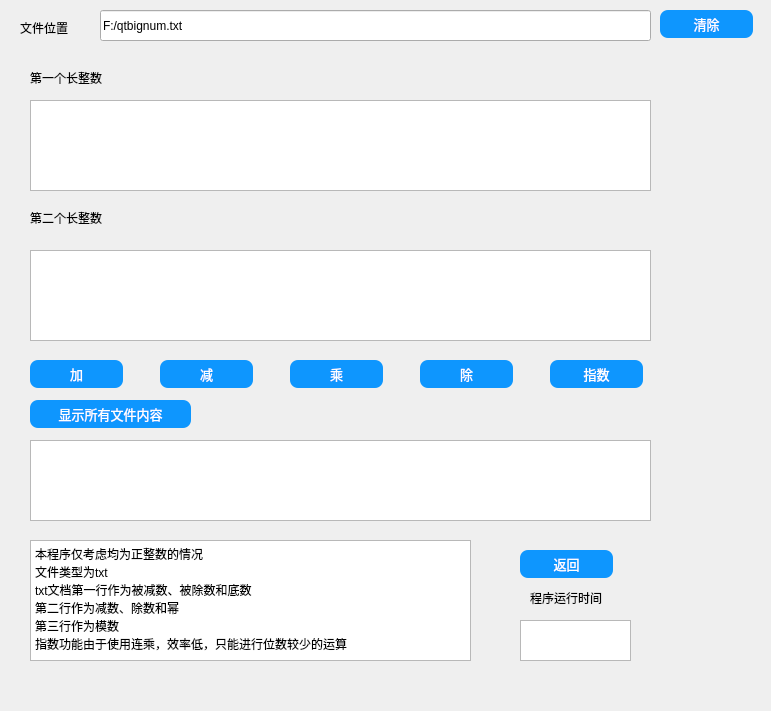
<?xml version="1.0" encoding="UTF-8"?>
<ui version="4.0">
 <class>calculate2</class>
 <widget class="QDialog" name="calculate2">
  <property name="geometry">
   <rect>
    <x>0</x>
    <y>0</y>
    <width>771</width>
    <height>711</height>
   </rect>
  </property>
  <property name="windowTitle">
   <string>Dialog</string>
  </property>
  <widget class="QLabel" name="label">
   <property name="geometry">
    <rect>
     <x>20</x>
     <y>20</y>
     <width>72</width>
     <height>15</height>
    </rect>
   </property>
   <property name="text">
    <string>文件位置</string>
   </property>
  </widget>
  <widget class="QLineEdit" name="lineEdit">
   <property name="geometry">
    <rect>
     <x>100</x>
     <y>10</y>
     <width>551</width>
     <height>31</height>
    </rect>
   </property>
   <property name="text">
    <string>F:/qtbignum.txt</string>
   </property>
  </widget>
  <widget class="QLabel" name="label_2">
   <property name="geometry">
    <rect>
     <x>30</x>
     <y>70</y>
     <width>181</width>
     <height>16</height>
    </rect>
   </property>
   <property name="text">
    <string>第一个长整数</string>
   </property>
  </widget>
  <widget class="QTextBrowser" name="textBrowser">
   <property name="geometry">
    <rect>
     <x>30</x>
     <y>100</y>
     <width>621</width>
     <height>91</height>
    </rect>
   </property>
  </widget>
  <widget class="QLabel" name="label_3">
   <property name="geometry">
    <rect>
     <x>30</x>
     <y>210</y>
     <width>171</width>
     <height>16</height>
    </rect>
   </property>
   <property name="text">
    <string>第二个长整数</string>
   </property>
  </widget>
  <widget class="QTextBrowser" name="textBrowser_2">
   <property name="geometry">
    <rect>
     <x>30</x>
     <y>250</y>
     <width>621</width>
     <height>91</height>
    </rect>
   </property>
  </widget>
  <widget class="QPushButton" name="pushButton">
   <property name="geometry">
    <rect>
     <x>30</x>
     <y>360</y>
     <width>93</width>
     <height>28</height>
    </rect>
   </property>
   <property name="styleSheet">
    <string notr="true">/*按钮普通态*/
QPushButton
{
    /*字体为微软雅黑*/
    font-family:Microsoft Yahei;
    /*字体大小为20点*/
    font-size:10pt;
    /*字体颜色为白色*/    
    color:white;
    /*背景颜色*/  
    background-color:rgb(14 , 150 , 254);
    /*边框圆角半径为8像素*/ 
    border-radius:8px;
}

/*按钮停留态*/
QPushButton:hover
{
    /*背景颜色*/  
    background-color:rgb(44 , 137 , 255);
}

/*按钮按下态*/
QPushButton:pressed
{
    /*背景颜色*/  
    background-color:rgb(14 , 135 , 228);
    /*左内边距为3像素，让按下时字向右移动3像素*/  
    padding-left:3px;
    /*上内边距为3像素，让按下时字向下移动3像素*/  
    padding-top:3px;
}</string>
   </property>
   <property name="text">
    <string>加</string>
   </property>
  </widget>
  <widget class="QPushButton" name="pushButton_2">
   <property name="geometry">
    <rect>
     <x>160</x>
     <y>360</y>
     <width>93</width>
     <height>28</height>
    </rect>
   </property>
   <property name="styleSheet">
    <string notr="true">/*按钮普通态*/
QPushButton
{
    /*字体为微软雅黑*/
    font-family:Microsoft Yahei;
    /*字体大小为20点*/
    font-size:10pt;
    /*字体颜色为白色*/    
    color:white;
    /*背景颜色*/  
    background-color:rgb(14 , 150 , 254);
    /*边框圆角半径为8像素*/ 
    border-radius:8px;
}

/*按钮停留态*/
QPushButton:hover
{
    /*背景颜色*/  
    background-color:rgb(44 , 137 , 255);
}

/*按钮按下态*/
QPushButton:pressed
{
    /*背景颜色*/  
    background-color:rgb(14 , 135 , 228);
    /*左内边距为3像素，让按下时字向右移动3像素*/  
    padding-left:3px;
    /*上内边距为3像素，让按下时字向下移动3像素*/  
    padding-top:3px;
}</string>
   </property>
   <property name="text">
    <string>减</string>
   </property>
  </widget>
  <widget class="QPushButton" name="pushButton_3">
   <property name="geometry">
    <rect>
     <x>290</x>
     <y>360</y>
     <width>93</width>
     <height>28</height>
    </rect>
   </property>
   <property name="styleSheet">
    <string notr="true">/*按钮普通态*/
QPushButton
{
    /*字体为微软雅黑*/
    font-family:Microsoft Yahei;
    /*字体大小为20点*/
    font-size:10pt;
    /*字体颜色为白色*/    
    color:white;
    /*背景颜色*/  
    background-color:rgb(14 , 150 , 254);
    /*边框圆角半径为8像素*/ 
    border-radius:8px;
}

/*按钮停留态*/
QPushButton:hover
{
    /*背景颜色*/  
    background-color:rgb(44 , 137 , 255);
}

/*按钮按下态*/
QPushButton:pressed
{
    /*背景颜色*/  
    background-color:rgb(14 , 135 , 228);
    /*左内边距为3像素，让按下时字向右移动3像素*/  
    padding-left:3px;
    /*上内边距为3像素，让按下时字向下移动3像素*/  
    padding-top:3px;
}</string>
   </property>
   <property name="text">
    <string>乘</string>
   </property>
  </widget>
  <widget class="QPushButton" name="pushButton_4">
   <property name="geometry">
    <rect>
     <x>420</x>
     <y>360</y>
     <width>93</width>
     <height>28</height>
    </rect>
   </property>
   <property name="styleSheet">
    <string notr="true">/*按钮普通态*/
QPushButton
{
    /*字体为微软雅黑*/
    font-family:Microsoft Yahei;
    /*字体大小为20点*/
    font-size:10pt;
    /*字体颜色为白色*/    
    color:white;
    /*背景颜色*/  
    background-color:rgb(14 , 150 , 254);
    /*边框圆角半径为8像素*/ 
    border-radius:8px;
}

/*按钮停留态*/
QPushButton:hover
{
    /*背景颜色*/  
    background-color:rgb(44 , 137 , 255);
}

/*按钮按下态*/
QPushButton:pressed
{
    /*背景颜色*/  
    background-color:rgb(14 , 135 , 228);
    /*左内边距为3像素，让按下时字向右移动3像素*/  
    padding-left:3px;
    /*上内边距为3像素，让按下时字向下移动3像素*/  
    padding-top:3px;
}</string>
   </property>
   <property name="text">
    <string>除</string>
   </property>
  </widget>
  <widget class="QPushButton" name="pushButton_5">
   <property name="geometry">
    <rect>
     <x>550</x>
     <y>360</y>
     <width>93</width>
     <height>28</height>
    </rect>
   </property>
   <property name="styleSheet">
    <string notr="true">/*按钮普通态*/
QPushButton
{
    /*字体为微软雅黑*/
    font-family:Microsoft Yahei;
    /*字体大小为20点*/
    font-size:10pt;
    /*字体颜色为白色*/    
    color:white;
    /*背景颜色*/  
    background-color:rgb(14 , 150 , 254);
    /*边框圆角半径为8像素*/ 
    border-radius:8px;
}

/*按钮停留态*/
QPushButton:hover
{
    /*背景颜色*/  
    background-color:rgb(44 , 137 , 255);
}

/*按钮按下态*/
QPushButton:pressed
{
    /*背景颜色*/  
    background-color:rgb(14 , 135 , 228);
    /*左内边距为3像素，让按下时字向右移动3像素*/  
    padding-left:3px;
    /*上内边距为3像素，让按下时字向下移动3像素*/  
    padding-top:3px;
}</string>
   </property>
   <property name="text">
    <string>指数</string>
   </property>
  </widget>
  <widget class="QPushButton" name="pushButton_6">
   <property name="geometry">
    <rect>
     <x>30</x>
     <y>400</y>
     <width>161</width>
     <height>28</height>
    </rect>
   </property>
   <property name="styleSheet">
    <string notr="true">/*按钮普通态*/
QPushButton
{
    /*字体为微软雅黑*/
    font-family:Microsoft Yahei;
    /*字体大小为20点*/
    font-size:10pt;
    /*字体颜色为白色*/    
    color:white;
    /*背景颜色*/  
    background-color:rgb(14 , 150 , 254);
    /*边框圆角半径为8像素*/ 
    border-radius:8px;
}

/*按钮停留态*/
QPushButton:hover
{
    /*背景颜色*/  
    background-color:rgb(44 , 137 , 255);
}

/*按钮按下态*/
QPushButton:pressed
{
    /*背景颜色*/  
    background-color:rgb(14 , 135 , 228);
    /*左内边距为3像素，让按下时字向右移动3像素*/  
    padding-left:3px;
    /*上内边距为3像素，让按下时字向下移动3像素*/  
    padding-top:3px;
}</string>
   </property>
   <property name="text">
    <string>显示所有文件内容</string>
   </property>
  </widget>
  <widget class="QTextBrowser" name="textBrowser_3">
   <property name="geometry">
    <rect>
     <x>30</x>
     <y>440</y>
     <width>621</width>
     <height>81</height>
    </rect>
   </property>
  </widget>
  <widget class="QTextBrowser" name="textBrowser_4">
   <property name="geometry">
    <rect>
     <x>30</x>
     <y>540</y>
     <width>441</width>
     <height>121</height>
    </rect>
   </property>
   <property name="html">
    <string>&lt;!DOCTYPE HTML PUBLIC &quot;-//W3C//DTD HTML 4.0//EN&quot; &quot;http://www.w3.org/TR/REC-html40/strict.dtd&quot;&gt;
&lt;html&gt;&lt;head&gt;&lt;meta name=&quot;qrichtext&quot; content=&quot;1&quot; /&gt;&lt;style type=&quot;text/css&quot;&gt;
p, li { white-space: pre-wrap; }
&lt;/style&gt;&lt;/head&gt;&lt;body style=&quot; font-family:'SimSun'; font-size:9pt; font-weight:400; font-style:normal;&quot;&gt;
&lt;p style=&quot; margin-top:0px; margin-bottom:0px; margin-left:0px; margin-right:0px; -qt-block-indent:0; text-indent:0px;&quot;&gt;本程序仅考虑均为正整数的情况&lt;/p&gt;
&lt;p style=&quot; margin-top:0px; margin-bottom:0px; margin-left:0px; margin-right:0px; -qt-block-indent:0; text-indent:0px;&quot;&gt;文件类型为txt&lt;/p&gt;
&lt;p style=&quot; margin-top:0px; margin-bottom:0px; margin-left:0px; margin-right:0px; -qt-block-indent:0; text-indent:0px;&quot;&gt;txt文档第一行作为被减数、被除数和底数&lt;/p&gt;
&lt;p style=&quot; margin-top:0px; margin-bottom:0px; margin-left:0px; margin-right:0px; -qt-block-indent:0; text-indent:0px;&quot;&gt;第二行作为减数、除数和幂&lt;/p&gt;
&lt;p style=&quot; margin-top:0px; margin-bottom:0px; margin-left:0px; margin-right:0px; -qt-block-indent:0; text-indent:0px;&quot;&gt;第三行作为模数&lt;/p&gt;
&lt;p style=&quot; margin-top:0px; margin-bottom:0px; margin-left:0px; margin-right:0px; -qt-block-indent:0; text-indent:0px;&quot;&gt;指数功能由于使用连乘，效率低，只能进行位数较少的运算&lt;/p&gt;&lt;/body&gt;&lt;/html&gt;</string>
   </property>
  </widget>
  <widget class="QPushButton" name="pushButton_7">
   <property name="geometry">
    <rect>
     <x>520</x>
     <y>550</y>
     <width>93</width>
     <height>28</height>
    </rect>
   </property>
   <property name="styleSheet">
    <string notr="true">/*按钮普通态*/
QPushButton
{
    /*字体为微软雅黑*/
    font-family:Microsoft Yahei;
    /*字体大小为20点*/
    font-size:10pt;
    /*字体颜色为白色*/    
    color:white;
    /*背景颜色*/  
    background-color:rgb(14 , 150 , 254);
    /*边框圆角半径为8像素*/ 
    border-radius:8px;
}

/*按钮停留态*/
QPushButton:hover
{
    /*背景颜色*/  
    background-color:rgb(44 , 137 , 255);
}

/*按钮按下态*/
QPushButton:pressed
{
    /*背景颜色*/  
    background-color:rgb(14 , 135 , 228);
    /*左内边距为3像素，让按下时字向右移动3像素*/  
    padding-left:3px;
    /*上内边距为3像素，让按下时字向下移动3像素*/  
    padding-top:3px;
}</string>
   </property>
   <property name="text">
    <string>返回</string>
   </property>
  </widget>
  <widget class="QPushButton" name="pushButton_8">
   <property name="geometry">
    <rect>
     <x>660</x>
     <y>10</y>
     <width>93</width>
     <height>28</height>
    </rect>
   </property>
   <property name="styleSheet">
    <string notr="true">/*按钮普通态*/
QPushButton
{
    /*字体为微软雅黑*/
    font-family:Microsoft Yahei;
    /*字体大小为20点*/
    font-size:10pt;
    /*字体颜色为白色*/    
    color:white;
    /*背景颜色*/  
    background-color:rgb(14 , 150 , 254);
    /*边框圆角半径为8像素*/ 
    border-radius:8px;
}

/*按钮停留态*/
QPushButton:hover
{
    /*背景颜色*/  
    background-color:rgb(34, 184, 10)
}

/*按钮按下态*/
QPushButton:pressed
{
    /*背景颜色*/  
    background-color:rgb(14 , 135 , 228);
    /*左内边距为3像素，让按下时字向右移动3像素*/  
    padding-left:3px;
    /*上内边距为3像素，让按下时字向下移动3像素*/  
    padding-top:3px;
}</string>
   </property>
   <property name="text">
    <string>清除</string>
   </property>
  </widget>
  <widget class="QLabel" name="label_4">
   <property name="geometry">
    <rect>
     <x>530</x>
     <y>590</y>
     <width>121</width>
     <height>16</height>
    </rect>
   </property>
   <property name="text">
    <string>程序运行时间</string>
   </property>
  </widget>
  <widget class="QTextBrowser" name="textBrowser_5">
   <property name="geometry">
    <rect>
     <x>520</x>
     <y>620</y>
     <width>111</width>
     <height>41</height>
    </rect>
   </property>
  </widget>
 </widget>
 <resources/>
 <connections/>
</ui>
